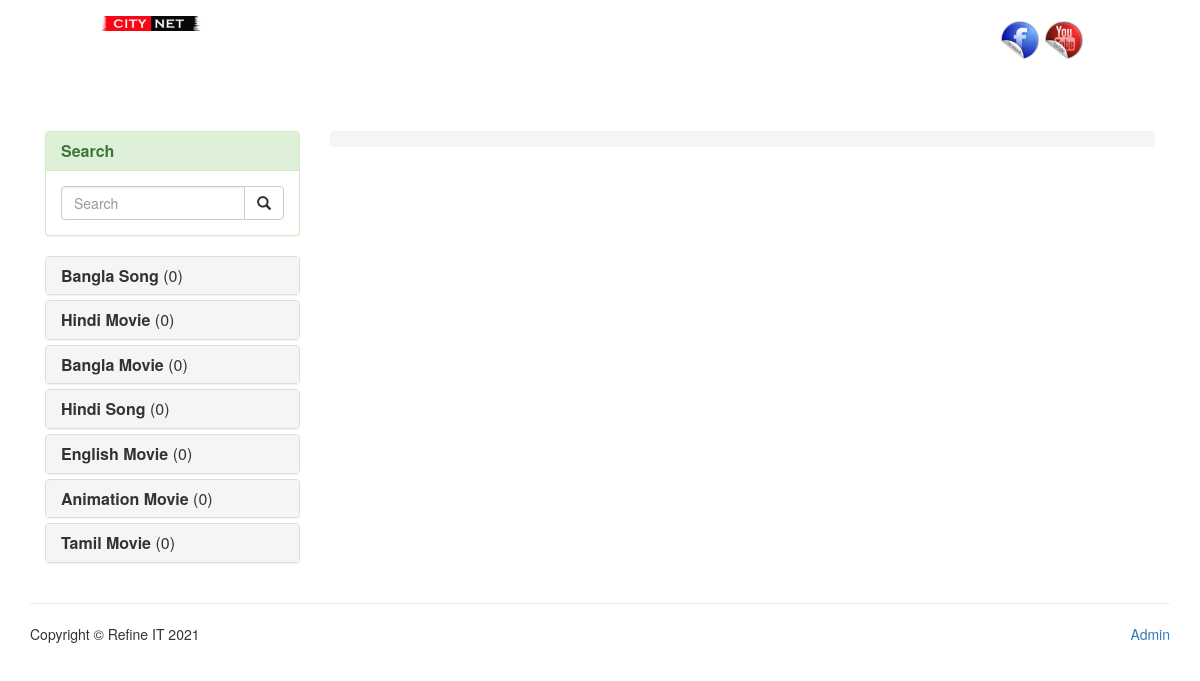
The page / on the database its author committed.
### tables this page shows
CREATE TABLE `category` (
  `id` int(11) NOT NULL,
  `category` varchar(50) NOT NULL,
  `created` timestamp NOT NULL DEFAULT current_timestamp()
);

### protected/application/controllers/Server.php (called while the page is built, shortened)
<?php
class Server extends CI_Controller{
public function __construct()
       {
            $this->load->model('servermodel', 'sm',true);
       }
public function index(){
		$this->load->library('pagination');
		$config['base_url'] = base_url()."server/index";
		$config['total_rows'] = $this->sm->countFiles();
		$config['per_page'] = 18;
		$config["uri_segment"] = 3;
		$config['full_tag_open'] = "<ul class='pagination'>";
		$config['full_tag_close'] ="</ul>";
		$config['num_tag_open'] = '<li>';
		$config['num_tag_close'] = '</li>';
		$config['cur_tag_open'] = "<li class='disabled'><li class='active'><a href='#'>";
		$config['cur_tag_close'] = "<span class='sr-only'></span></a></li>";
		$config['next_tag_open'] = "<li>";
		$config['next_tagl_close'] = "</li>";
		$config['prev_tag_open'] = "<li>";
		$config['prev_tagl_close'] = "</li>";
		$config['first_tag_open'] = "<li>";
		$config['first_tagl_close'] = "</li>";
		$config['last_tag_open'] = "<li>";
		$config['last_tagl_close'] = "</li>";
		$this->pagination->initialize($config);
		$page = ($this->uri->segment(3)) ? $this->uri->segment(3) : 0;
        $hdata["files"] = $this->sm->allFiles($config["per_page"], $page);
		$hdata['links']= $this->pagination->create_links();
		$data['title'] = 'Cite Net ';
		$data['category'] = $this->sm->getCategory();
		$data['last_shared'] = $this->sm->last_shared_file();
		$data['content'] = $this->load->view('website/home' , $hdata,true);
		$this->load->view('website/front', $data);
}
}

### index.php (called while the page is built, shortened)
<?php
require_once BASEPATH.'core/CodeIgniter.php';

### protected/application/models/Servermodel.php (called while the page is built, shortened)
<?php
class Servermodel extends CI_Model{
function getCategory(){
	$query = $this->db->get('category');
	return $query->result();
}
function setCategoryQuantity(){
        $query = $this->db->get('category');
        if($query->num_rows() > 0){
            foreach($query->result() as $row){
                $this->db->where('file_category', $row->id);
            }
        }
}
function allFiles($limit, $start){
    $this->db->select('category.category,shared_files.id, shared_files.file_name, shared_files.display_name,shared_files.file_size,shared_files.file_release,shared_files.file_cover,shared_files.file_created,shared_files.hits');
	 $this->db->from('shared_files');
      $this->db->limit($limit, $start);
        $this->db->order_by('shared_files.id', 'desc');
        $this->db->join('category', 'shared_files.file_category = category.id');
        return false;
}
function last_shared_file(){
	$this->db->limit(10);
	$this->db->order_by('id', 'DESC');
	$query = $this->db->get('shared_files');
	return $query;
}
}

### protected/application/views/website/front.php (the view, shortened to what this page needs)
<!DOCTYPE html>
<html lang="en">
<head>
    <link href="<?php echo base_url(); ?>assets/css/bootstrap.min.css" rel="stylesheet"/>
    <link href="<?php echo base_url(); ?>assets/css/shop-homepage.css" rel="stylesheet"/>
    <link rel="stylesheet" href="<?php echo base_url(); ?>assets/css/lightslider.css"/>
    <link rel="stylesheet" href="<?php echo base_url(); ?>assets/css/front-style.css"/>
</head>
<body>
<div class="common">
  <div class="top">
    <div class="logo"><a href="<?php echo base_url(); ?>"><img src="<?php echo base_url(); ?>assets/images/logo.png" width="100"  /></a></div>
    <div id="container">
        <div class="col-sm-6" align="right">
            <br/>
            <a href="http://facebook.com/" target="_blank"><img class="img-circle" src="<?php echo base_url(); ?>assets/images/facebook.png" width="40"  /></a>
            <a href="http://youtube.com" target="_blank"><img class="img-circle" src="<?php echo base_url(); ?>assets/images/youtube.png" width="40"  /></a>
        </div>
    </div>
  </div>
  </div>
    <div class="container">
        <div class="row">
            <div class="col-md-12">
                <div class="row carousel-holder">
                    <div class="col-md-12">
                    </div>
                </div>
            </div>
        </div>
        <div class="col-sm-3 col-md-3">
                <div class="panel panel-success">
                    <div class="panel-heading">
                        <h4 class="panel-title">
                            <b>Search</b>
                        </h4>
                    </div>
					<div class = "panel-body">
                        <form name="fproductlistsrch" id="fproductlistsrch" class="form-inline ewForm" method="post" action="<?php echo base_url(); ?>server/search">
                            <div class="ewQuickSearch input-group" style="width: 100%;">
							<input type="text" name="search" id="search" class="form-control"  placeholder="Search"/>
                        	<div class="input-group-btn">
                            <button class="btn btn-default ewButton" type="submit"><span class="glyphicon glyphicon-search ewIcon"></span></button>
                           </div>
							</div>
                        </form>
					</div>
                </div>
            <div class="panel-group" id="accordion">
                <?php
                    if(isset($category)){
                        foreach($category as $type){
                            echo '<div class="panel panel-default">
                                    <div class="panel-heading">
                                        <h4 class="panel-title">
                                             <a href="'.base_url().'server/category/'.$type->id.'"><b class="cursor">'.$type->category.'</b> ('.$this->session->userdata("c".$type->id).')</a>
                                        </h4>
                                    </div>
                                </div>';
                        }
                    }
                ?>
            </div>
        </div>
            <div class="col-md-9">
                <?php echo $content; ?>
            </div>
        </div>
    <div class="container">
            <div class="row">
                <div class="col-lg-12">
                    <hr/>
                    <span >Copyright &copy; Refine IT <?php echo date('Y');?></span>
                    <a class="pull-right" href="<?php echo base_url(); ?>login/">Admin</a>
                </div>
            </div>
    </div>
</body>
</html>

### protected/application/views/website/home.php (shortened to what this page needs)
<div class="row">
    <div class="col-md-12">
        <div class="ewToolbar breadcrumb" style="text-align: center;">
        </div>
    </div>
</div>

### assets/css/shop-homepage.css (style rules this page uses)
body { padding-top: 70px; }
a { color:fff; }
.carousel-holder { margin-bottom: 30px; }

### assets/css/front-style.css (style rules this page uses)
html, body { margin: 0px; padding: 0px; height: 100%; width: 100%; background-image: url(../phpimages/back.gif); background-repeat: repeat-x; background-position: left top; }
.common { width: 998px; margin-right: auto; margin-left: auto; position: relative; }
.top { width: 998px; position: relative; z-index: 20; float: left; height: 100px; }
.logo { width: 266px; position: relative; z-index: 999; float: left; height: 120px; padding-top: 11px; }
#container { width: 732px; float: left; }
img { border-top-width: 0px; border-right-width: 0px; border-bottom-width: 0px; border-left-width: 0px; }

### protected/application/views/website/front.php (style rules this page uses)
.cursor { cursor: pointer; }

### rows shown on the page
category: category "Bangla Song", id "0"
category: category "Hindi Movie", id "0"
category: category "Bangla Movie", id "0"
category: category "Hindi Song", id "0"
category: category "English Movie", id "0"
category: category "Animation Movie", id "0"
category: category "Tamil Movie", id "0"
